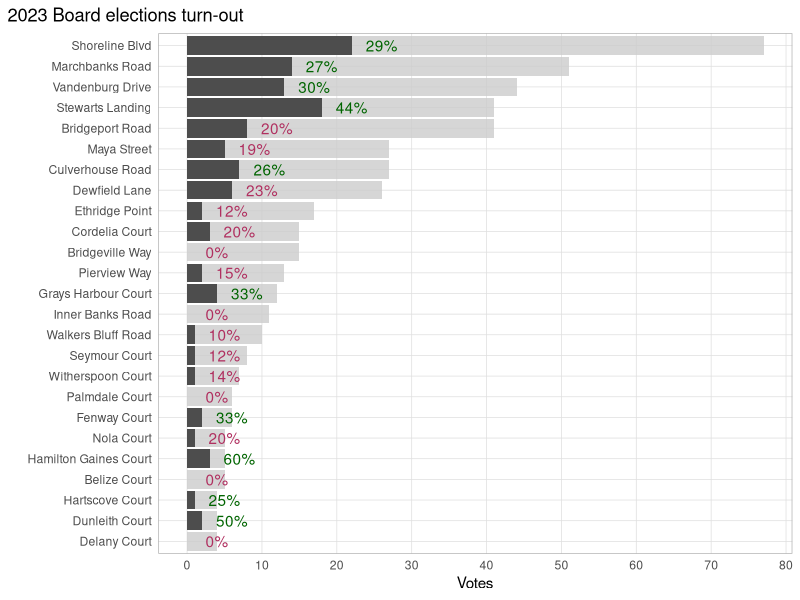
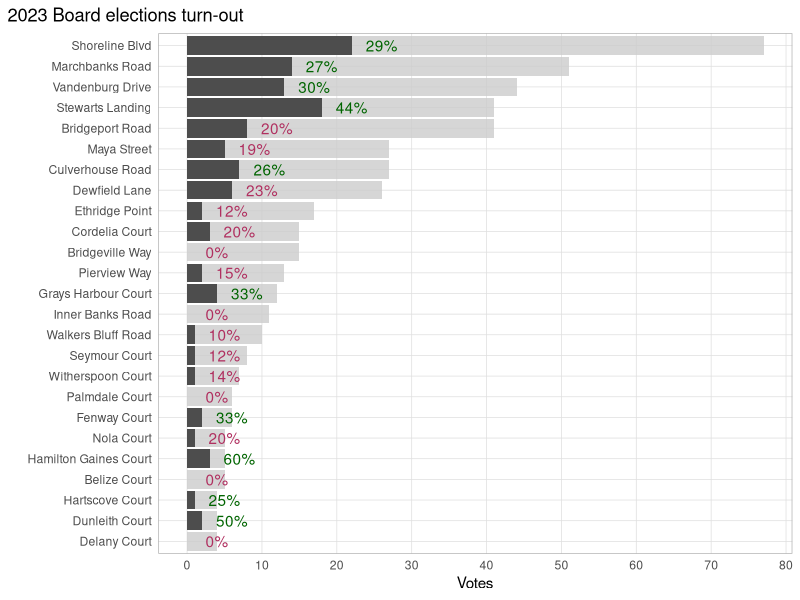

Here is the R script that generated these plots, in order:
library(tidyverse)

# voting <-
#     read_csv("votingpatterns.csv") %>%
#     janitor::clean_names() %>%
#     mutate(street = case_when(
#         street == "Dewfiled Lane" ~ "Dewfield Lane",
#         street == "Bridgeville" ~ "Bridgeville Way",
#         street == "Delaney Court" ~ "Delany Court",
#         street == "Ethridge Pointe" ~ "Ethridge Point",
#         street == "Grays Harbor Court" ~ "Grays Harbour Court",
#         street == "Hamilton Gaines Ct" ~ "Hamilton Gaines Court",
#         street == "Seymour Drive" ~ "Seymour Court",
#         street == "Shoreline Drive" ~ "Shoreline Blvd",
#         street == "Shoreline Boulevard" ~ "Shoreline Blvd",
#         street == "Dunlieth Court" ~ "Dunleith Court",
#         street == "Vadenburg Drive" ~ "Vandenburg Drive",
#         street == "Vandenburg Court" ~ "Vandenburg Drive",
#         street == "Vanderburg Drive" ~ "Vandenburg Drive",
#         street == "Witherspon Court" ~ "Witherspoon Court",
#         street == "Walkers Bluff Drive" ~ "Walkers Bluff Road",
#         street == "Walkers Bluff" ~ "Walkers Bluff Road",
#         TRUE ~ street
#     )) %>%
#     arrange(street) %>%
#     mutate(voted = case_when(is.na(vote) ~ "no_vote", vote == "x" ~ "vote")) %>%
#     select(-vote)


voting <-
    read_csv("turnout/2023/corrected_votingpatterns.csv") %>%
    group_by(street, voted) %>%
    summarize(n = n(), .groups = "drop")

vote_sum <-
    voting %>%
    pivot_wider(names_from = voted, values_from = n) %>%
    arrange(street) %>%
    mutate(votee = case_when(is.na(vote) ~ 0, TRUE ~ 1)) %>%
    mutate(vote2 = case_when(is.na(vote) ~ votee, TRUE ~ vote * votee)) %>%
    select(-vote, -votee) %>%
    rename(vote = vote2) %>%
    mutate(
        total = vote + no_vote,
        frac_voted = vote / total
    )

vote_sum %>%
    mutate(quorum = ifelse(frac_voted >= .25, "Made quorum", "No quorum")) %>%
    ggplot() +
    aes(y = fct_reorder(street, total), x = vote) +
    geom_col(aes(x = total), fill = "gray80", alpha = .8) +
    geom_col(fill = "gray30") +
    scale_x_continuous(breaks = seq(0, 80, 10)) +
    labs(y = "", x = "Votes", title = "2023 Board elections turn-out") +
    geom_text(aes(
        color = quorum,
        x = vote + 4, y = street,
        label = scales::percent(frac_voted, accuracy = 1)
    ), show.legend = FALSE) +
    scale_color_manual(values = c(
        "Made quorum" = "darkgreen",
        "No quorum" = "maroon"
    )) +
    theme_light() +
    theme(
        plot.title.position = "plot",
        axis.ticks = element_blank(),
        panel.grid.minor.x = element_blank()
    )

ggsave("turnout/graphs/gl2023_votingpatterns.png", width = 6, height = 8)